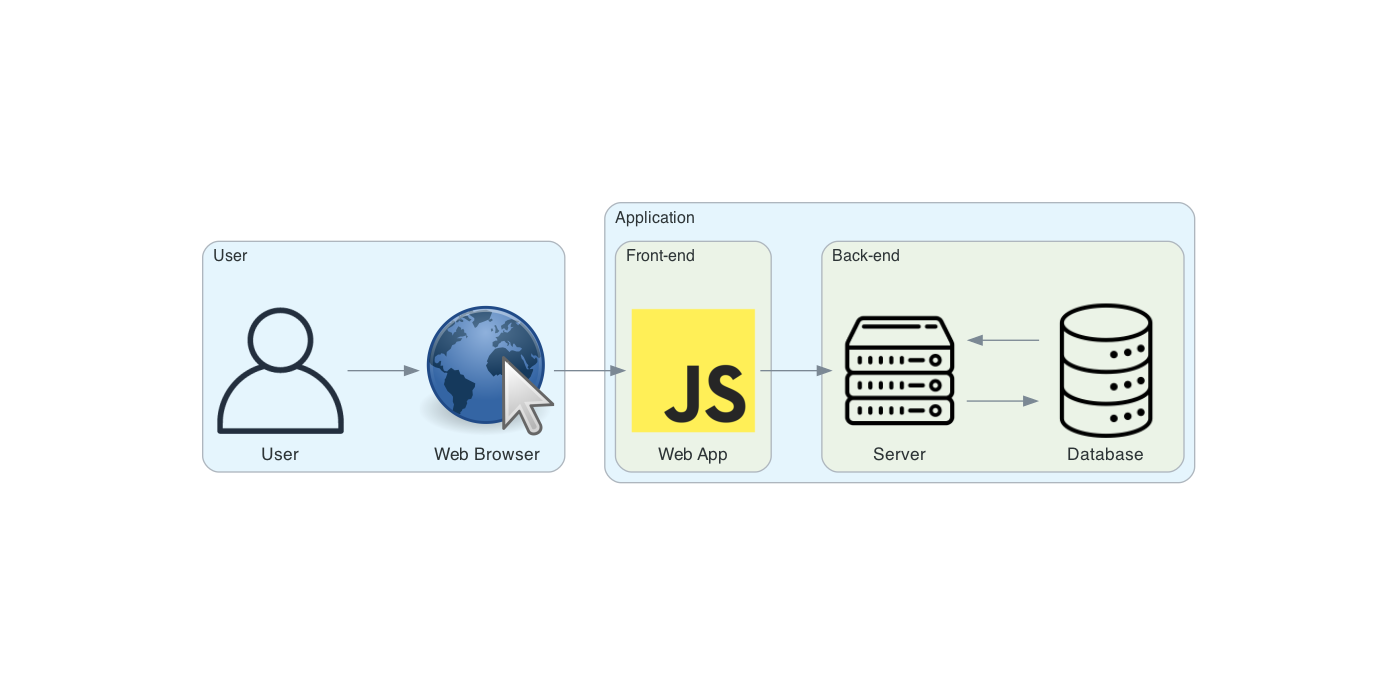

Source code (Python):
from diagrams import Cluster, Diagram
from diagrams.aws.general import User
from diagrams.custom import Custom
from diagrams.programming.language import Javascript

with Diagram("", show=False):
    with Cluster("User"):
      user = User("User")
      web_browser = Custom("Web Browser", "./res/browser.png")

    with Cluster("Application"):
      with Cluster("Front-end"):
        web_app = Javascript("Web App")

      with Cluster("Back-end"):
        server = Custom("Server", "./res/server.png")
        db = Custom("Database", "./res/database.png")

    # connections
    user >> web_browser >> web_app >> server >> db
    db >> server
